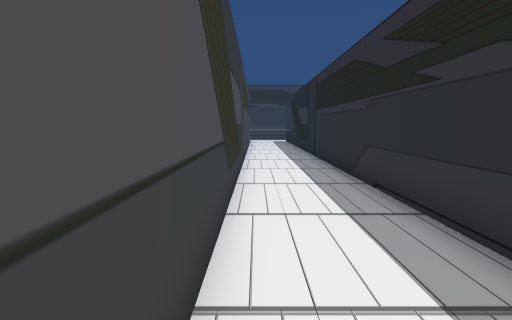
View 1 (above)

16 first-person views from a walk through a scene from a Unity 3-D project. The camera is 1.5 m above the floor, tilts 6° down and sees 75° across. The floor is counted in squares, 1 m on a side. Each view is taken from the middle of a square. On the plan, view 1 faces up. The plan holds only what a view shows up to about 15 squares ahead; the rest is blank. The place goes on beyond the plan. The player character is not drawn. Door leaves are left out, so doorways stand open.

View 2
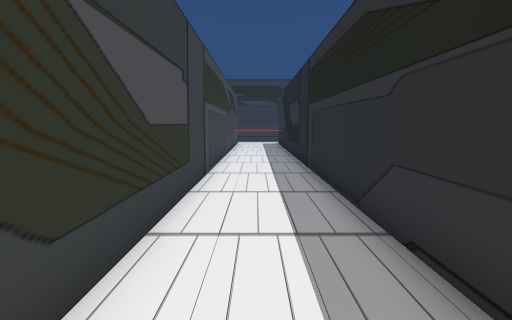

View 3
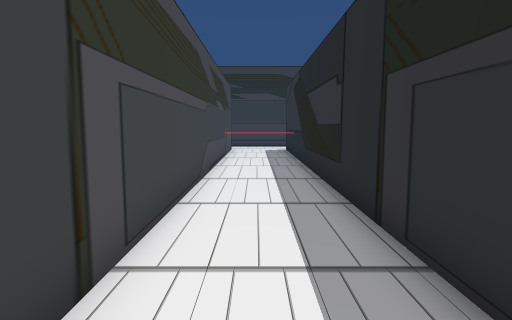

View 4
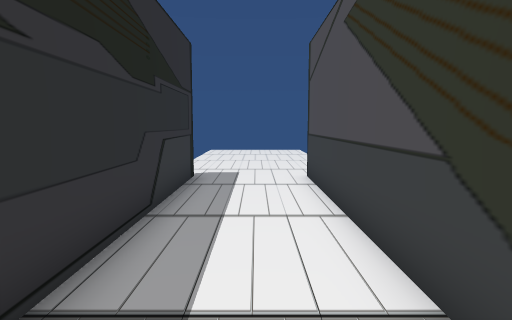

View 5
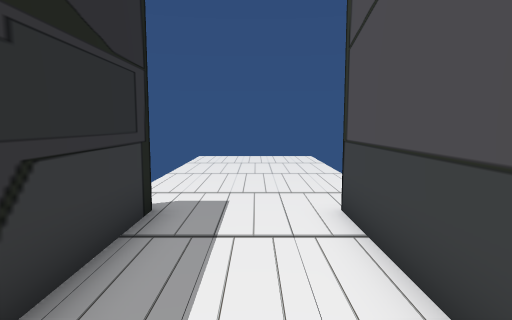

View 6
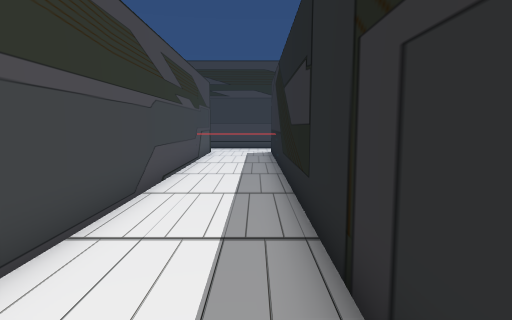

View 7
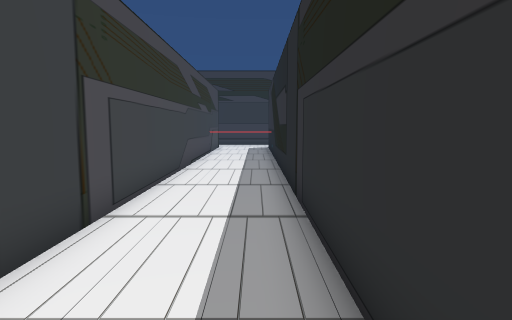

View 8
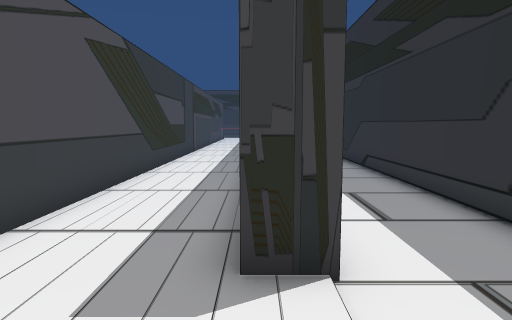

View 9
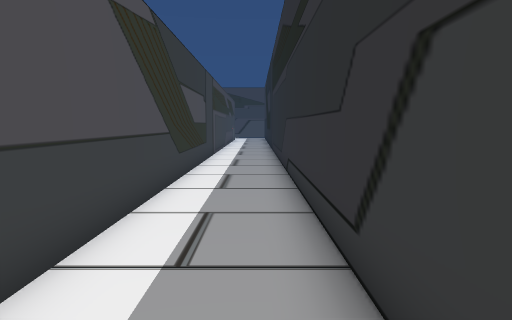

View 10
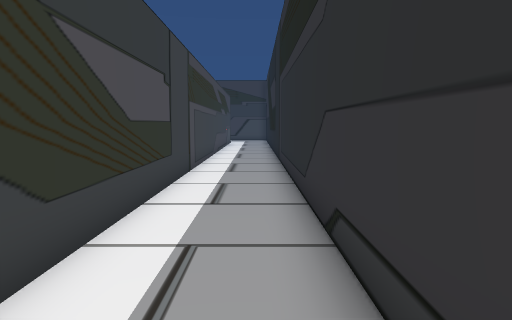

View 11
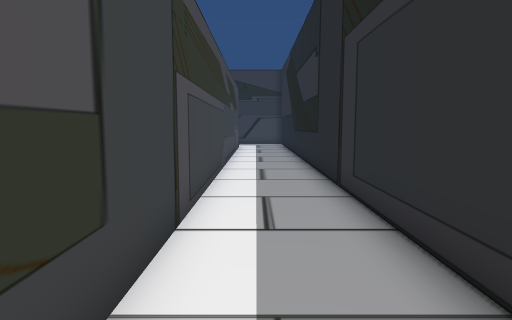

View 12
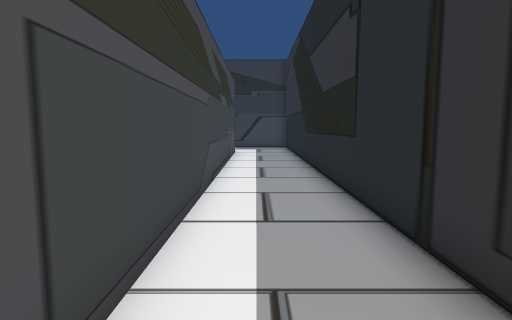

View 13
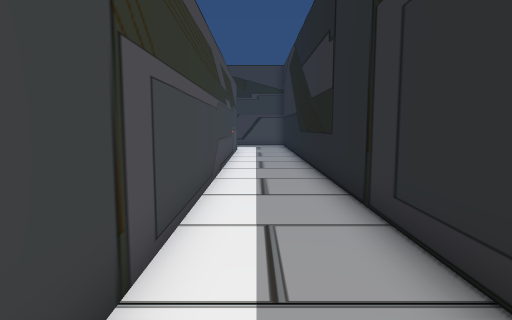

View 14
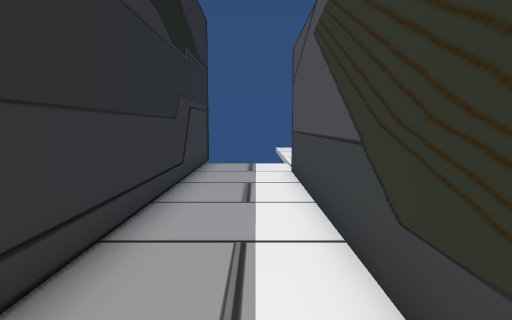

View 15
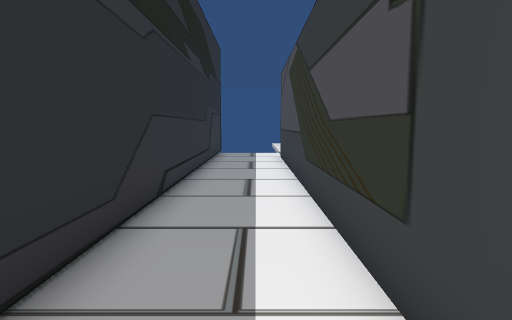

View 16
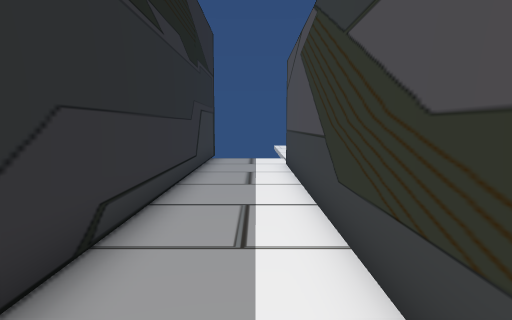

### Floor plan
Points are (right, up) in squares from view 1. A wall is a line through its corners. A room is listed if a view was taken in it or the views show most of it. See-through windows are left out.
Room 1 (views 1, 2, 3, 4, 5, 6, 7, 8)
walls: (3.8, -1.8) (2.8, -1.8) (2.8, 26.4); (-0.5, 26.5) (-0.5, -1.9)
ways out: opening at (4, -2.5) to room 2; opening at (-1.5, -2.5)
Room 2 (views 9, 10, 11, 12, 13, 14, 15, 16)
walls: (3.8, 26.5) (3.8, -1.8); (7, -4.5) (7, 26.5)
ways out: opening at (4, -2.5) to room 1

Positions as (right, up) in squares from view 1, and headings:
1: (0, 0), facing up
2: (1, 4), facing up
3: (1, 11), facing up
4: (1, 8), facing down
5: (1, 4), facing down
6: (2, 13), facing up
7: (2, 9), facing up
8: (3, -5), facing up
9: (6, -3), facing up
10: (6, 3), facing up
11: (5, 9), facing up
12: (5, 13), facing up
13: (5, 11), facing up
14: (5, 9), facing down
15: (5, 14), facing down
16: (5, 11), facing down
